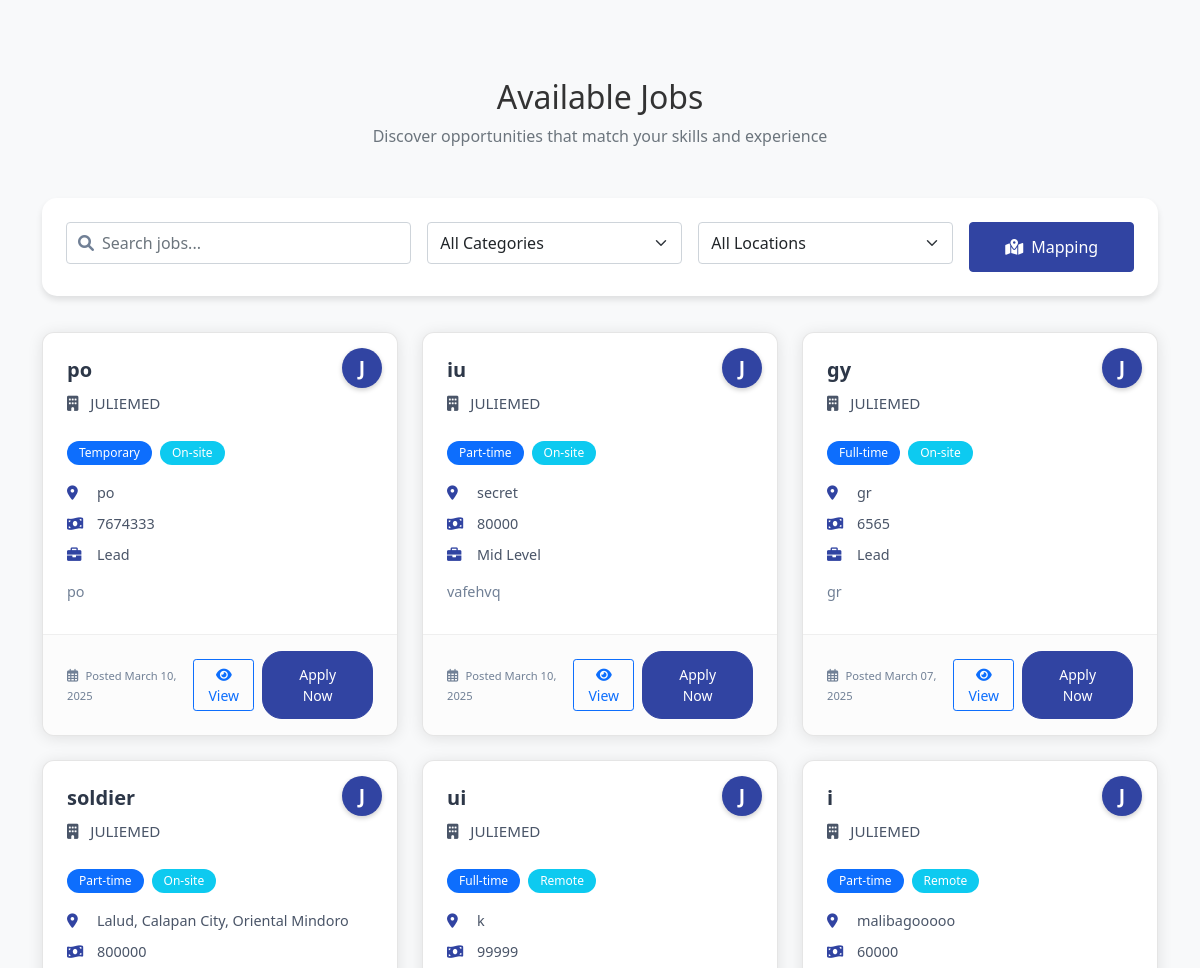
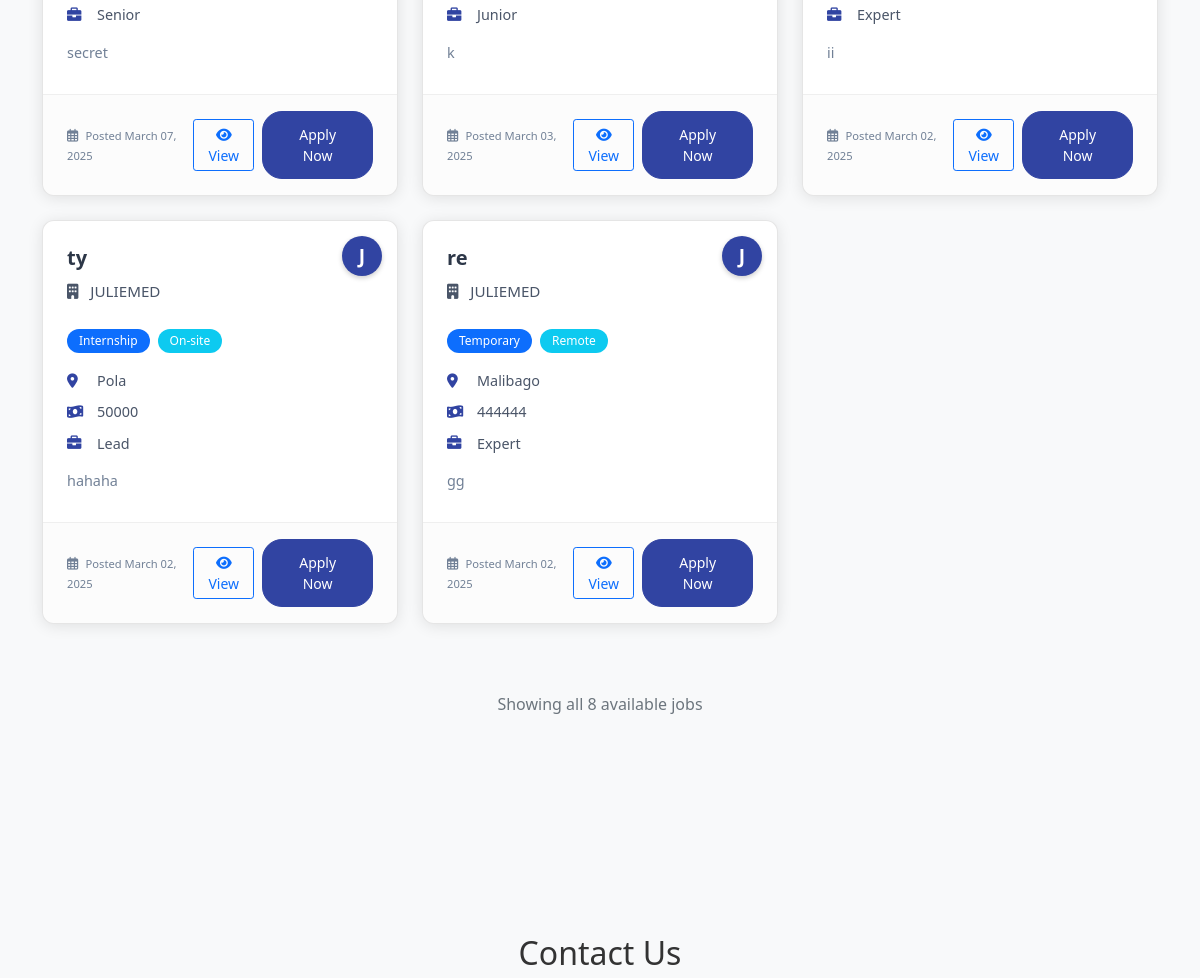
Before: /employee/home/ (signed in, middle part) with the older database file (2 pictures, top to bottom).
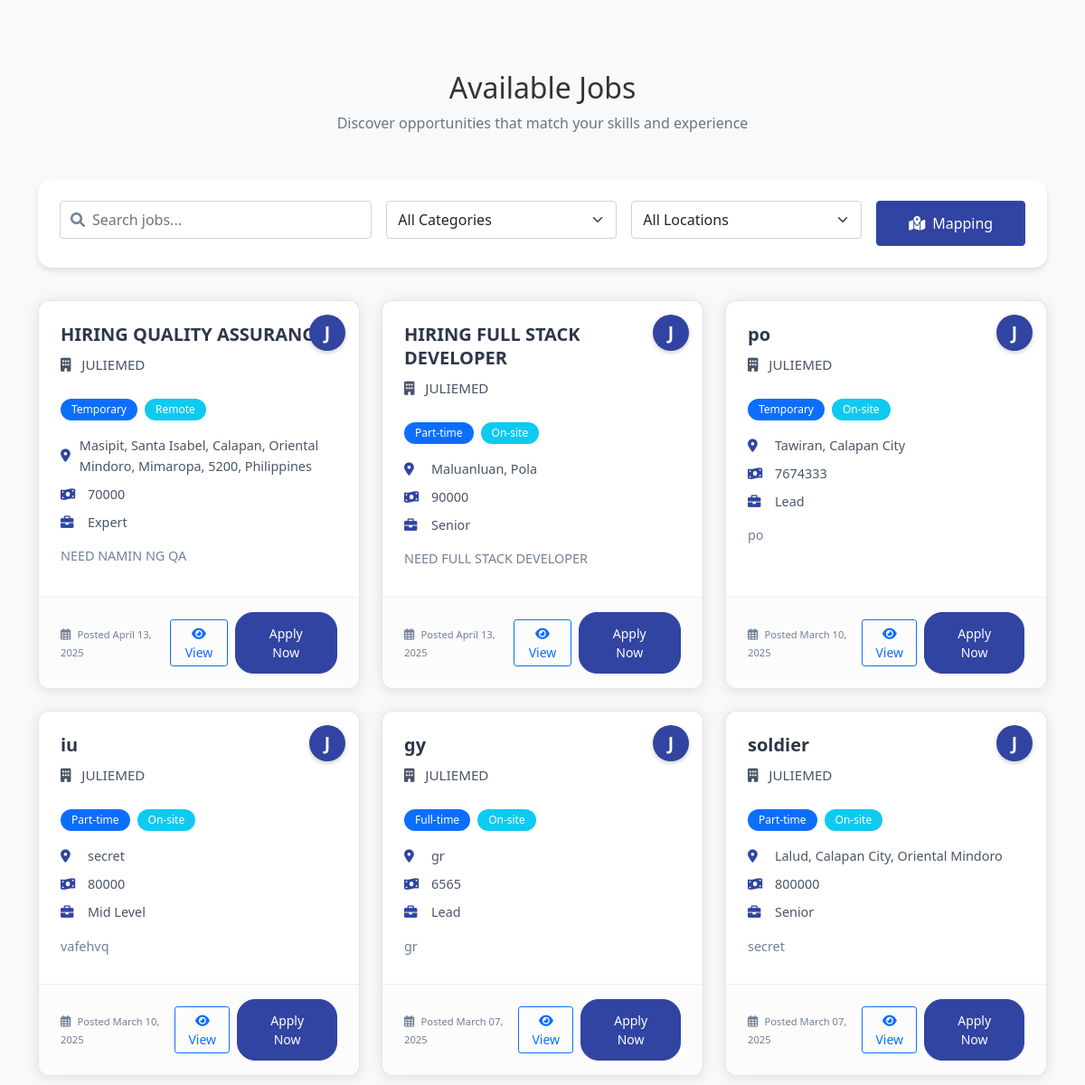
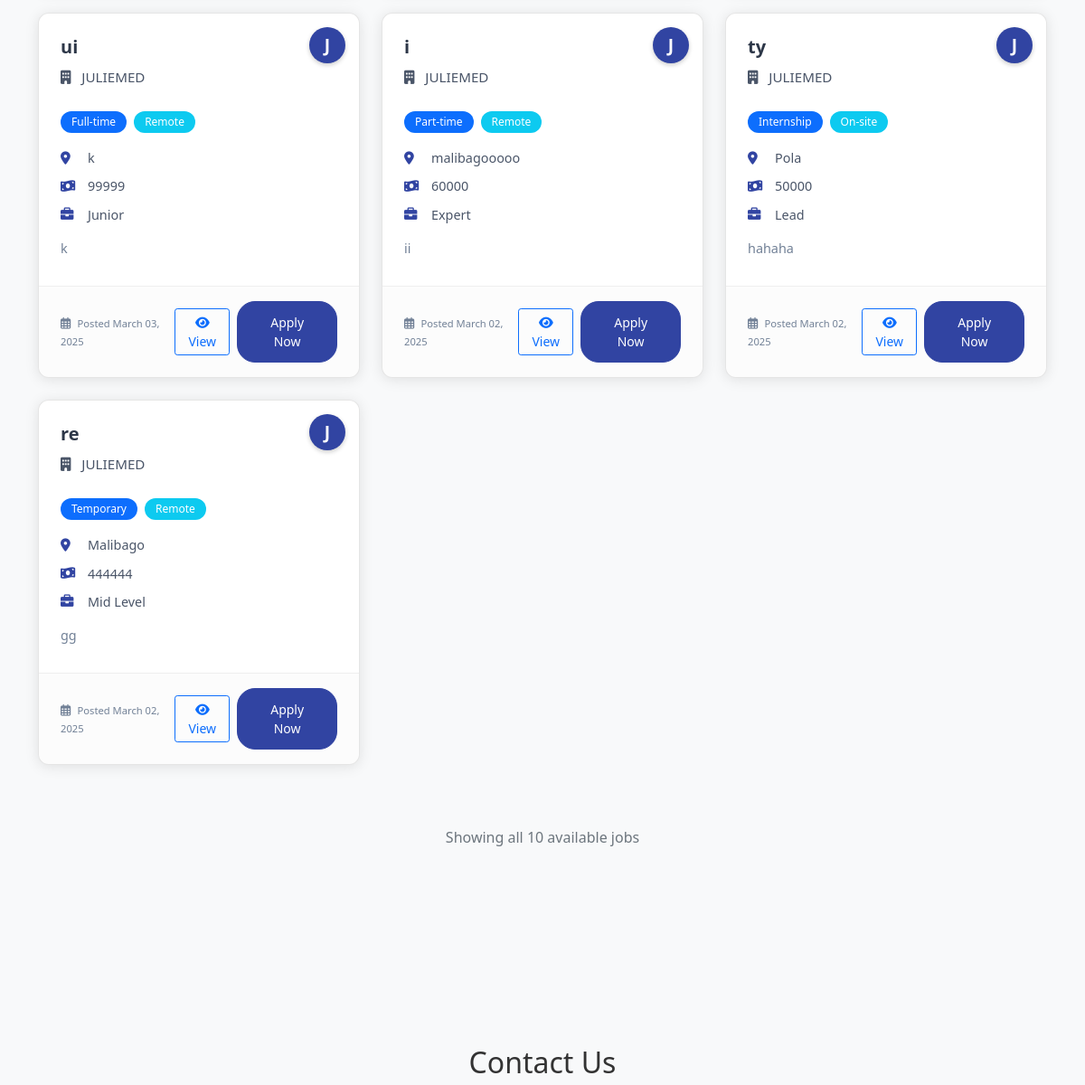
After: the same page with the newer database file (2 pictures, top to bottom).
### employer/models.py (models this page shows, shortened)
class Job(models.Model):
    WORK_SETUP_CHOICES = [
        ('On-site', 'On-site'),
        ('Hybrid', 'Hybrid'),
        ('Remote', 'Remote'),
    ]
    JOB_TYPES = [
        ('Full-time', 'Full-time'),
        ('Part-time', 'Part-time'),
        ('Contract', 'Contract'),
        ('Temporary', 'Temporary'),
        ('Internship', 'Internship'),
    ]
    EXPERIENCE_LEVELS = [
        ('Entry Level', 'Entry Level'),
        ('Junior', 'Junior'),
        ('Mid Level', 'Mid Level'),
        ('Senior', 'Senior'),
        ('Lead', 'Lead'),
        ('Expert', 'Expert'),
    ]
    STATUS_CHOICES = [
        ('Active', 'Active'),
        ('Closed', 'Closed'),
    ]
    employer = models.ForeignKey('Employer', on_delete=models.CASCADE, related_name='jobs')
    title = models.CharField(max_length=200)
    location = models.CharField(max_length=200)
    latitude = models.FloatField(null=True, blank=True)
    longitude = models.FloatField(null=True, blank=True)
    job_type = models.CharField(max_length=20, choices=JOB_TYPES)
    work_setup = models.CharField(max_length=20, choices=WORK_SETUP_CHOICES)
    description = models.TextField()
    salary_range = models.CharField(max_length=100)
    experience_level = models.CharField(max_length=20, choices=EXPERIENCE_LEVELS)
    status = models.CharField(max_length=20, choices=STATUS_CHOICES, default='active')
    created_at = models.DateTimeField(auto_now_add=True)
    updated_at = models.DateTimeField(auto_now=True)
    applications_count = models.IntegerField(default=0)
    requirements = models.TextField(blank=True, help_text='List the job requirements')
    class Meta:
        ordering = ['-created_at']

class Employer(models.Model):
    REGISTRATION_TYPE_CHOICES = [
        ('SEC', 'SEC Registration'),
        ('DTI', 'DTI Registration'),
    ]
    username = models.CharField(max_length=100, unique=True)
    email = models.EmailField(unique=True)
    password = models.CharField(max_length=128)
    company_name = models.CharField(max_length=255, blank=True)
    company_description = models.TextField(blank=True)
    company_website = models.URLField(blank=True)
    company_location = models.CharField(max_length=255, blank=True)
    latitude = models.FloatField(null=True, blank=True)
    longitude = models.FloatField(null=True, blank=True)
    industry = models.CharField(max_length=100, blank=True)
    registration_type = models.CharField(
        max_length=3,
        choices=REGISTRATION_TYPE_CHOICES,
        blank=True
    )
    business_permit = models.FileField(
        upload_to='business_permits/',
        validators=[validate_file_extension, validate_file_size],
        blank=True,
        null=True,
        help_text='Upload your business permit (PDF, JPG, JPEG, or PNG, max 10MB)'
    )
    registration_document = models.FileField(
        upload_to='registration_documents/',
        validators=[validate_file_extension, validate_file_size],
        blank=True,
        null=True,
        help_text='Upload your SEC/DTI registration document (PDF, JPG, JPEG, or PNG, max 10MB)'
    )
    registration_number = models.CharField(
        max_length=50,
        blank=True,
        help_text='Your SEC/DTI registration number'
    )
    registration_date = models.DateField(
        null=True,
        blank=True,
        help_text='Date of SEC/DTI registration'
    )
    last_login = models.DateTimeField(null=True, blank=True)
    date_joined = models.DateTimeField(default=timezone.now)
    is_active = models.BooleanField(default=True)
    is_verified = models.BooleanField(default=False)
    is_approved = models.BooleanField(default=False)
    approval_date = models.DateTimeField(null=True, blank=True)
    rejection_reason = models.TextField(blank=True, null=True)

### employee/views.py (the view)
    def wrapper(request, *args, **kwargs):
        if not request.session.get('employee_username'):
            messages.error(request, "Please login to access this page.")
            return redirect('employee_login')
        return view_func(request, *args, **kwargs)

### employee/views.py (called while the page is built)
def employee_login_required(view_func):
    def wrapper(request, *args, **kwargs):
        if not request.session.get('employee_username'):
            messages.error(request, "Please login to access this page.")
            return redirect('employee_login')
        return view_func(request, *args, **kwargs)
    return wrapper

@employee_login_required
def employee_home(request):
    employee_username = request.session.get('employee_username')
    employee = Employee.objects.filter(username=employee_username).first()
    if not employee:
        messages.error(request, "User not found.")
        return redirect('employee_login')
    jobs = Job.objects.filter(status='active').select_related('employer').order_by('-created_at')
    context = {
        'employee': employee,
        'username': employee_username,
        'jobs': jobs,
    }
    return render(request, 'employee/employee_home.html', context)

### employee/templates/employee/employee_home.html (shortened to what the changed rows need)
{% extends 'employee/base.html' %}
{% load static %}
{% block extra_css %}
<link rel="stylesheet" href="{% static 'css/employee_home.css' %}">
<link rel="stylesheet" href="https://unpkg.com/leaflet@1.9.4/dist/leaflet.css"
/>
{% endblock %}
{% block content %}
<section id="jobs" class="section">
    <div class="container">
        <div class="section-header text-center mb-5">
            <h2>Available Jobs</h2>
        </div>
        <div id="jobsGrid">
            <div class="row jobs-container">
                {% with total_jobs=jobs.count %}
                {% for job in jobs %}
                <div class="col-md-6 col-lg-4 mb-4">
                    <div class="job-card">
                        <div class="company-badge">
                            <div class="company-initial">{{ job.employer.company_name|slice:":1" }}</div>
                        </div>
                        <div class="job-card-header">
                            <h3 class="job-title">{{ job.title }}</h3>
                            <div class="company-name">
                                <i class="fas fa-building me-2"></i>
                                {{ job.employer.company_name }}
                            </div>
                        </div>
                        <div class="job-card-body">
                            <div class="job-badges mb-3">
                                <span class="badge bg-primary">{{ job.job_type }}</span>
                                <span class="badge bg-info">{{ job.work_setup }}</span>
                            </div>
                            <div class="job-details">
                                <div class="job-detail-item">
                                    <i class="fas fa-map-marker-alt"></i>
                                    <span>{{ job.location }}</span>
                                </div>
                                <div class="job-detail-item">
                                    <i class="fas fa-money-bill-wave"></i>
                                    <span>{{ job.salary_range }}</span>
                                </div>
                                <div class="job-detail-item">
                                    <i class="fas fa-briefcase"></i>
                                    <span>{{ job.experience_level }}</span>
                                </div>
                            </div>
                            <div class="job-description">
                                {{ job.description|truncatechars:120 }}
                            </div>
                        </div>
                        <div class="job-card-footer">
                            <div class="job-posted">
                                <i class="far fa-calendar-alt me-1"></i>
                                <small>Posted {{ job.created_at|date:"F d, Y" }}</small>
                            </div>
                            <div class="job-actions">
                                <button type="button" class="btn btn-outline-primary btn-sm view-job-btn me-2"
                                        data-job-id="{{ job.id }}"
                                        data-job-title="{{ job.title }}"
                                        data-company="{{ job.employer.company_name }}"
                                        data-location="{{ job.location }}"
                                        data-job-type="{{ job.job_type }}"
                                        data-work-setup="{{ job.work_setup }}"
                                        data-salary="{{ job.salary_range }}"
                                        data-experience="{{ job.experience_level }}"
                                        data-description="{{ job.description }}"
                                        data-requirements="{{ job.requirements }}"
                                        data-qualifications="{{ job.qualifications }}"
                                        data-benefits="{{ job.benefits }}"
                                        data-posted="{{ job.created_at|date:'F d, Y' }}">
                                    <i class="fas fa-eye"></i> View
                                </button>
                                <button type="button" class="btn btn-primary btn-sm apply-now-btn"
                                        onclick="console.log('Button clicked for job: {{ job.title }}');"
                                        data-bs-toggle="modal"
                                        data-bs-target="#applyJobModal"
                                        data-job-id="{{ job.id }}"
                                        data-job-title="{{ job.title }}"
                                        data-company="{{ job.employer.company_name }}">
                                    Apply Now
                                </button>
                            </div>
                        </div>
                    </div>
                </div>
                {% empty %}
                <div class="col-12 text-center">
                    <div class="alert alert-info">
                        No jobs available at the moment.
                    </div>
                </div>
                {% endfor %}
            </div>
            {% if total_jobs > 0 %}
            <div class="view-all-container text-center mt-4 mb-4">
                <div class="text-muted">
                    Showing all {{ total_jobs }} available jobs
                </div>
            </div>
            {% endif %}
            {% endwith %}
        </div>
    </div>
</section>
<section id="contact" class="section contact-section">
    <div class="container">
        <div class="section-header text-center mb-5">
            <h2>Contact Us</h2>
        </div>
    </div>
</section>
{% endblock %}

Changed rows visible on the page:
added Job: employer.company_name "J", title "HIRING QUALITY ASSURANCE", employer.company_name "JULIEMED", job_type "Temporary", work_setup "Remote", location "Masipit, Santa Isabel, Calapan, Oriental Mindoro, Mimaropa, 5200, Philippines", salary_range "70000", experience_level "Expert", description "NEED NAMIN NG QA", created_at "April 13, 2025"
added Job: employer.company_name "J", title "HIRING FULL STACK DEVELOPER", employer.company_name "JULIEMED", job_type "Part-time", work_setup "On-site", location "Maluanluan, Pola", salary_range "90000", experience_level "Senior", description "NEED FULL STACK DEVELOPER", created_at "April 13, 2025"
changed Job "po": location "po" → "Tawiran, Calapan City"
changed Job "re": experience_level "Expert" → "Mid Level"
Other visible differences:
{{ total_jobs }}: "8" → "10"
